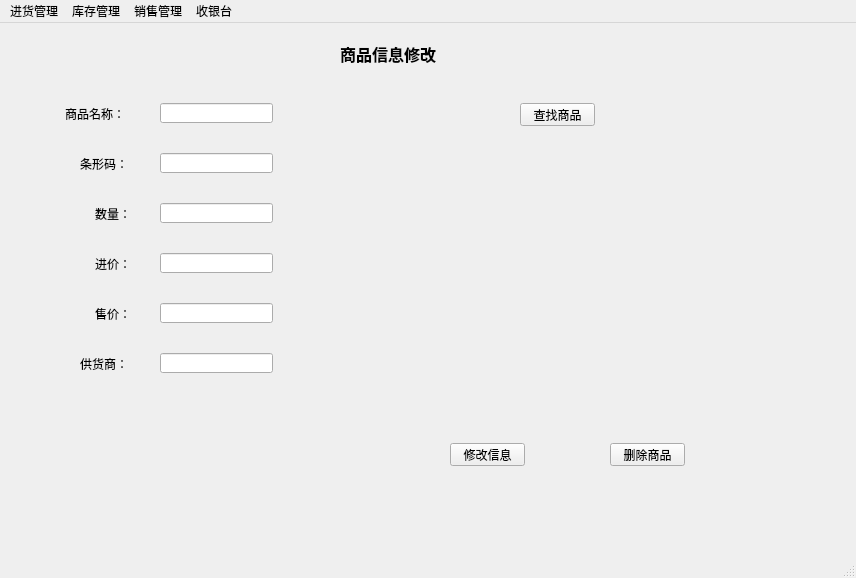
<?xml version="1.0" encoding="UTF-8"?>
<ui version="4.0">
 <class>MainWindow</class>
 <widget class="QMainWindow" name="MainWindow">
  <property name="geometry">
   <rect>
    <x>0</x>
    <y>0</y>
    <width>856</width>
    <height>578</height>
   </rect>
  </property>
  <property name="windowTitle">
   <string>MainWindow</string>
  </property>
  <widget class="QWidget" name="centralwidget">
   <widget class="QStackedWidget" name="stackedWidget">
    <property name="geometry">
     <rect>
      <x>0</x>
      <y>0</y>
      <width>851</width>
      <height>561</height>
     </rect>
    </property>
    <property name="currentIndex">
     <number>3</number>
    </property>
    <widget class="QWidget" name="page">
     <widget class="QLabel" name="label_7">
      <property name="geometry">
       <rect>
        <x>40</x>
        <y>359</y>
        <width>81</width>
        <height>21</height>
       </rect>
      </property>
      <property name="text">
       <string>缺货商品:</string>
      </property>
     </widget>
     <widget class="QLabel" name="label_8">
      <property name="geometry">
       <rect>
        <x>40</x>
        <y>50</y>
        <width>81</width>
        <height>21</height>
       </rect>
      </property>
      <property name="text">
       <string>当前商品：</string>
      </property>
     </widget>
     <widget class="QTextEdit" name="textEdit">
      <property name="geometry">
       <rect>
        <x>40</x>
        <y>390</y>
        <width>621</width>
        <height>131</height>
       </rect>
      </property>
      <property name="readOnly">
       <bool>true</bool>
      </property>
     </widget>
     <widget class="QLabel" name="label_20">
      <property name="geometry">
       <rect>
        <x>340</x>
        <y>10</y>
        <width>101</width>
        <height>30</height>
       </rect>
      </property>
      <property name="font">
       <font>
        <family>Century Schoolbook</family>
        <pointsize>12</pointsize>
        <weight>75</weight>
        <bold>true</bold>
       </font>
      </property>
      <property name="text">
       <string>库存浏览</string>
      </property>
     </widget>
     <widget class="QTableView" name="tableView">
      <property name="geometry">
       <rect>
        <x>40</x>
        <y>80</y>
        <width>621</width>
        <height>261</height>
       </rect>
      </property>
     </widget>
     <widget class="QPushButton" name="pushButton">
      <property name="geometry">
       <rect>
        <x>690</x>
        <y>100</y>
        <width>101</width>
        <height>31</height>
       </rect>
      </property>
      <property name="text">
       <string>查看库存</string>
      </property>
     </widget>
     <widget class="QPushButton" name="printbtn">
      <property name="geometry">
       <rect>
        <x>690</x>
        <y>170</y>
        <width>101</width>
        <height>31</height>
       </rect>
      </property>
      <property name="text">
       <string>打印库存清单</string>
      </property>
     </widget>
     <widget class="QPushButton" name="findbtn">
      <property name="geometry">
       <rect>
        <x>700</x>
        <y>430</y>
        <width>91</width>
        <height>31</height>
       </rect>
      </property>
      <property name="text">
       <string>查找</string>
      </property>
     </widget>
     <widget class="QTextEdit" name="information">
      <property name="geometry">
       <rect>
        <x>640</x>
        <y>550</y>
        <width>1</width>
        <height>1</height>
       </rect>
      </property>
      <property name="frameShape">
       <enum>QFrame::NoFrame</enum>
      </property>
     </widget>
    </widget>
    <widget class="QWidget" name="page_4">
     <widget class="QLabel" name="label_9">
      <property name="geometry">
       <rect>
        <x>340</x>
        <y>10</y>
        <width>141</width>
        <height>30</height>
       </rect>
      </property>
      <property name="font">
       <font>
        <family>Century Schoolbook</family>
        <pointsize>12</pointsize>
        <weight>75</weight>
        <italic>false</italic>
        <bold>true</bold>
       </font>
      </property>
      <property name="styleSheet">
       <string notr="true"/>
      </property>
      <property name="text">
       <string>商品销售情况</string>
      </property>
     </widget>
     <widget class="QTextEdit" name="list_2">
      <property name="geometry">
       <rect>
        <x>20</x>
        <y>90</y>
        <width>731</width>
        <height>261</height>
       </rect>
      </property>
      <property name="readOnly">
       <bool>true</bool>
      </property>
     </widget>
     <widget class="QPushButton" name="printbtn_2">
      <property name="geometry">
       <rect>
        <x>650</x>
        <y>380</y>
        <width>101</width>
        <height>31</height>
       </rect>
      </property>
      <property name="text">
       <string>打印销售清单</string>
      </property>
     </widget>
     <widget class="QPushButton" name="totalbtn">
      <property name="geometry">
       <rect>
        <x>320</x>
        <y>450</y>
        <width>75</width>
        <height>31</height>
       </rect>
      </property>
      <property name="text">
       <string>统计</string>
      </property>
     </widget>
     <widget class="QLabel" name="label_11">
      <property name="geometry">
       <rect>
        <x>70</x>
        <y>455</y>
        <width>81</width>
        <height>20</height>
       </rect>
      </property>
      <property name="text">
       <string>总收入情况：</string>
      </property>
     </widget>
     <widget class="QTextEdit" name="totaltext">
      <property name="geometry">
       <rect>
        <x>170</x>
        <y>450</y>
        <width>104</width>
        <height>31</height>
       </rect>
      </property>
      <property name="readOnly">
       <bool>true</bool>
      </property>
     </widget>
    </widget>
    <widget class="QWidget" name="page_3">
     <widget class="QLabel" name="label_12">
      <property name="geometry">
       <rect>
        <x>50</x>
        <y>80</y>
        <width>71</width>
        <height>21</height>
       </rect>
      </property>
      <property name="text">
       <string>商品名称:</string>
      </property>
     </widget>
     <widget class="QLineEdit" name="name_3">
      <property name="geometry">
       <rect>
        <x>140</x>
        <y>80</y>
        <width>113</width>
        <height>20</height>
       </rect>
      </property>
     </widget>
     <widget class="QPushButton" name="incar">
      <property name="geometry">
       <rect>
        <x>450</x>
        <y>75</y>
        <width>101</width>
        <height>31</height>
       </rect>
      </property>
      <property name="text">
       <string>添加至购物车</string>
      </property>
     </widget>
     <widget class="QLabel" name="label_13">
      <property name="geometry">
       <rect>
        <x>50</x>
        <y>120</y>
        <width>71</width>
        <height>20</height>
       </rect>
      </property>
      <property name="text">
       <string>已购商品：</string>
      </property>
     </widget>
     <widget class="QTextEdit" name="cargoods">
      <property name="geometry">
       <rect>
        <x>660</x>
        <y>420</y>
        <width>1</width>
        <height>1</height>
       </rect>
      </property>
      <property name="frameShape">
       <enum>QFrame::NoFrame</enum>
      </property>
      <property name="frameShadow">
       <enum>QFrame::Plain</enum>
      </property>
      <property name="readOnly">
       <bool>true</bool>
      </property>
     </widget>
     <widget class="QLabel" name="label_14">
      <property name="geometry">
       <rect>
        <x>80</x>
        <y>445</y>
        <width>51</width>
        <height>21</height>
       </rect>
      </property>
      <property name="text">
       <string>共计</string>
      </property>
     </widget>
     <widget class="QTextEdit" name="totalprice">
      <property name="geometry">
       <rect>
        <x>140</x>
        <y>440</y>
        <width>104</width>
        <height>31</height>
       </rect>
      </property>
      <property name="readOnly">
       <bool>true</bool>
      </property>
     </widget>
     <widget class="QPushButton" name="paytotal">
      <property name="geometry">
       <rect>
        <x>570</x>
        <y>440</y>
        <width>91</width>
        <height>31</height>
       </rect>
      </property>
      <property name="text">
       <string>结算</string>
      </property>
     </widget>
     <widget class="QPushButton" name="printbtn_3">
      <property name="geometry">
       <rect>
        <x>400</x>
        <y>440</y>
        <width>111</width>
        <height>31</height>
       </rect>
      </property>
      <property name="text">
       <string>打印购物清单</string>
      </property>
     </widget>
     <widget class="QSpinBox" name="number">
      <property name="geometry">
       <rect>
        <x>310</x>
        <y>80</y>
        <width>71</width>
        <height>21</height>
       </rect>
      </property>
     </widget>
     <widget class="QLabel" name="label_22">
      <property name="geometry">
       <rect>
        <x>340</x>
        <y>19</y>
        <width>101</width>
        <height>21</height>
       </rect>
      </property>
      <property name="font">
       <font>
        <family>Century Schoolbook</family>
        <pointsize>12</pointsize>
        <weight>75</weight>
        <bold>true</bold>
       </font>
      </property>
      <property name="text">
       <string>消费结算</string>
      </property>
     </widget>
     <widget class="QTableView" name="tableView_2">
      <property name="geometry">
       <rect>
        <x>50</x>
        <y>160</y>
        <width>631</width>
        <height>261</height>
       </rect>
      </property>
     </widget>
    </widget>
    <widget class="QWidget" name="page_5">
     <widget class="QPushButton" name="findbtn_2">
      <property name="geometry">
       <rect>
        <x>520</x>
        <y>80</y>
        <width>75</width>
        <height>23</height>
       </rect>
      </property>
      <property name="text">
       <string>查找商品</string>
      </property>
     </widget>
     <widget class="QPushButton" name="changebtn">
      <property name="geometry">
       <rect>
        <x>450</x>
        <y>420</y>
        <width>75</width>
        <height>23</height>
       </rect>
      </property>
      <property name="text">
       <string>修改信息</string>
      </property>
     </widget>
     <widget class="QPushButton" name="deletebtn">
      <property name="geometry">
       <rect>
        <x>610</x>
        <y>420</y>
        <width>75</width>
        <height>23</height>
       </rect>
      </property>
      <property name="text">
       <string>删除商品</string>
      </property>
     </widget>
     <widget class="QLabel" name="label_10">
      <property name="geometry">
       <rect>
        <x>65</x>
        <y>80</y>
        <width>71</width>
        <height>21</height>
       </rect>
      </property>
      <property name="text">
       <string>商品名称：</string>
      </property>
     </widget>
     <widget class="QLabel" name="label_15">
      <property name="geometry">
       <rect>
        <x>80</x>
        <y>130</y>
        <width>71</width>
        <height>21</height>
       </rect>
      </property>
      <property name="text">
       <string>条形码：</string>
      </property>
     </widget>
     <widget class="QLineEdit" name="goodname_2">
      <property name="geometry">
       <rect>
        <x>160</x>
        <y>80</y>
        <width>113</width>
        <height>20</height>
       </rect>
      </property>
     </widget>
     <widget class="QLineEdit" name="barcode_2">
      <property name="geometry">
       <rect>
        <x>160</x>
        <y>130</y>
        <width>113</width>
        <height>20</height>
       </rect>
      </property>
      <property name="readOnly">
       <bool>false</bool>
      </property>
     </widget>
     <widget class="QLineEdit" name="amount_2">
      <property name="geometry">
       <rect>
        <x>160</x>
        <y>180</y>
        <width>113</width>
        <height>20</height>
       </rect>
      </property>
      <property name="readOnly">
       <bool>false</bool>
      </property>
     </widget>
     <widget class="QLineEdit" name="outprice">
      <property name="geometry">
       <rect>
        <x>160</x>
        <y>280</y>
        <width>113</width>
        <height>20</height>
       </rect>
      </property>
      <property name="readOnly">
       <bool>false</bool>
      </property>
     </widget>
     <widget class="QLineEdit" name="inprice">
      <property name="geometry">
       <rect>
        <x>160</x>
        <y>230</y>
        <width>113</width>
        <height>20</height>
       </rect>
      </property>
      <property name="readOnly">
       <bool>false</bool>
      </property>
     </widget>
     <widget class="QLineEdit" name="sup_2">
      <property name="geometry">
       <rect>
        <x>160</x>
        <y>330</y>
        <width>113</width>
        <height>20</height>
       </rect>
      </property>
      <property name="readOnly">
       <bool>false</bool>
      </property>
     </widget>
     <widget class="QLabel" name="label_16">
      <property name="geometry">
       <rect>
        <x>95</x>
        <y>230</y>
        <width>61</width>
        <height>21</height>
       </rect>
      </property>
      <property name="text">
       <string>进价：</string>
      </property>
     </widget>
     <widget class="QLabel" name="label_17">
      <property name="geometry">
       <rect>
        <x>95</x>
        <y>180</y>
        <width>71</width>
        <height>21</height>
       </rect>
      </property>
      <property name="text">
       <string>数量：</string>
      </property>
     </widget>
     <widget class="QLabel" name="label_18">
      <property name="geometry">
       <rect>
        <x>95</x>
        <y>280</y>
        <width>61</width>
        <height>21</height>
       </rect>
      </property>
      <property name="text">
       <string>售价：</string>
      </property>
     </widget>
     <widget class="QLabel" name="label_19">
      <property name="geometry">
       <rect>
        <x>80</x>
        <y>330</y>
        <width>61</width>
        <height>21</height>
       </rect>
      </property>
      <property name="text">
       <string>供货商：</string>
      </property>
     </widget>
     <widget class="QLabel" name="label_23">
      <property name="geometry">
       <rect>
        <x>340</x>
        <y>10</y>
        <width>141</width>
        <height>41</height>
       </rect>
      </property>
      <property name="font">
       <font>
        <family>Century Schoolbook</family>
        <pointsize>12</pointsize>
        <weight>75</weight>
        <bold>true</bold>
       </font>
      </property>
      <property name="text">
       <string>商品信息修改</string>
      </property>
     </widget>
    </widget>
    <widget class="QWidget" name="page_2">
     <widget class="QLabel" name="label">
      <property name="geometry">
       <rect>
        <x>43</x>
        <y>92</y>
        <width>81</width>
        <height>20</height>
       </rect>
      </property>
      <property name="text">
       <string>商品名称:</string>
      </property>
     </widget>
     <widget class="QLabel" name="label_2">
      <property name="geometry">
       <rect>
        <x>43</x>
        <y>190</y>
        <width>81</width>
        <height>20</height>
       </rect>
      </property>
      <property name="text">
       <string>商品数量:</string>
      </property>
     </widget>
     <widget class="QLabel" name="label_3">
      <property name="geometry">
       <rect>
        <x>43</x>
        <y>240</y>
        <width>81</width>
        <height>20</height>
       </rect>
      </property>
      <property name="text">
       <string>进货价格：</string>
      </property>
     </widget>
     <widget class="QLabel" name="label_4">
      <property name="geometry">
       <rect>
        <x>43</x>
        <y>290</y>
        <width>81</width>
        <height>20</height>
       </rect>
      </property>
      <property name="text">
       <string>销售价格：</string>
      </property>
     </widget>
     <widget class="QLabel" name="label_5">
      <property name="geometry">
       <rect>
        <x>53</x>
        <y>340</y>
        <width>71</width>
        <height>20</height>
       </rect>
      </property>
      <property name="text">
       <string>供货商：</string>
      </property>
     </widget>
     <widget class="QLineEdit" name="goodname">
      <property name="geometry">
       <rect>
        <x>140</x>
        <y>90</y>
        <width>110</width>
        <height>20</height>
       </rect>
      </property>
     </widget>
     <widget class="QLineEdit" name="barcode">
      <property name="geometry">
       <rect>
        <x>140</x>
        <y>140</y>
        <width>110</width>
        <height>20</height>
       </rect>
      </property>
     </widget>
     <widget class="QLineEdit" name="amount">
      <property name="geometry">
       <rect>
        <x>140</x>
        <y>190</y>
        <width>110</width>
        <height>20</height>
       </rect>
      </property>
     </widget>
     <widget class="QLineEdit" name="inPrice">
      <property name="geometry">
       <rect>
        <x>140</x>
        <y>240</y>
        <width>113</width>
        <height>21</height>
       </rect>
      </property>
     </widget>
     <widget class="QLineEdit" name="outPrice">
      <property name="geometry">
       <rect>
        <x>140</x>
        <y>290</y>
        <width>113</width>
        <height>20</height>
       </rect>
      </property>
     </widget>
     <widget class="QPushButton" name="input">
      <property name="geometry">
       <rect>
        <x>320</x>
        <y>380</y>
        <width>91</width>
        <height>31</height>
       </rect>
      </property>
      <property name="text">
       <string>入库</string>
      </property>
     </widget>
     <widget class="QLabel" name="label_6">
      <property name="geometry">
       <rect>
        <x>57</x>
        <y>140</y>
        <width>61</width>
        <height>20</height>
       </rect>
      </property>
      <property name="text">
       <string>条形码：</string>
      </property>
     </widget>
     <widget class="QLineEdit" name="sup">
      <property name="geometry">
       <rect>
        <x>140</x>
        <y>340</y>
        <width>113</width>
        <height>20</height>
       </rect>
      </property>
     </widget>
     <widget class="QLabel" name="label_21">
      <property name="geometry">
       <rect>
        <x>340</x>
        <y>10</y>
        <width>100</width>
        <height>30</height>
       </rect>
      </property>
      <property name="font">
       <font>
        <family>Century Schoolbook</family>
        <pointsize>12</pointsize>
        <weight>75</weight>
        <bold>true</bold>
       </font>
      </property>
      <property name="text">
       <string>商品入库</string>
      </property>
     </widget>
    </widget>
   </widget>
  </widget>
  <widget class="QMenuBar" name="menubar">
   <property name="geometry">
    <rect>
     <x>0</x>
     <y>0</y>
     <width>856</width>
     <height>26</height>
    </rect>
   </property>
   <widget class="QMenu" name="incontrol">
    <property name="title">
     <string>进货管理</string>
    </property>
    <addaction name="ingood"/>
   </widget>
   <widget class="QMenu" name="stockcontrol">
    <property name="title">
     <string>库存管理</string>
    </property>
    <addaction name="stock"/>
    <addaction name="change"/>
   </widget>
   <widget class="QMenu" name="incomecontrol">
    <property name="title">
     <string>销售管理</string>
    </property>
    <addaction name="income"/>
   </widget>
   <widget class="QMenu" name="salecontrol">
    <property name="title">
     <string>收银台</string>
    </property>
    <addaction name="sale"/>
   </widget>
   <addaction name="incontrol"/>
   <addaction name="stockcontrol"/>
   <addaction name="incomecontrol"/>
   <addaction name="salecontrol"/>
  </widget>
  <widget class="QStatusBar" name="statusbar"/>
  <action name="ingood">
   <property name="text">
    <string>进货</string>
   </property>
  </action>
  <action name="stock">
   <property name="text">
    <string>库存查看</string>
   </property>
  </action>
  <action name="income">
   <property name="text">
    <string>账目</string>
   </property>
  </action>
  <action name="sale">
   <property name="text">
    <string>结算</string>
   </property>
  </action>
  <action name="change">
   <property name="text">
    <string>信息修改</string>
   </property>
  </action>
 </widget>
 <tabstops>
  <tabstop>textEdit</tabstop>
  <tabstop>tableView</tabstop>
  <tabstop>pushButton</tabstop>
  <tabstop>printbtn</tabstop>
  <tabstop>findbtn</tabstop>
  <tabstop>information</tabstop>
  <tabstop>list_2</tabstop>
  <tabstop>printbtn_2</tabstop>
  <tabstop>totalbtn</tabstop>
  <tabstop>totaltext</tabstop>
  <tabstop>name_3</tabstop>
  <tabstop>incar</tabstop>
  <tabstop>number</tabstop>
  <tabstop>cargoods</tabstop>
  <tabstop>totalprice</tabstop>
  <tabstop>paytotal</tabstop>
  <tabstop>printbtn_3</tabstop>
  <tabstop>tableView_2</tabstop>
  <tabstop>findbtn_2</tabstop>
  <tabstop>changebtn</tabstop>
  <tabstop>deletebtn</tabstop>
  <tabstop>goodname_2</tabstop>
  <tabstop>barcode_2</tabstop>
  <tabstop>amount_2</tabstop>
  <tabstop>inprice</tabstop>
  <tabstop>outprice</tabstop>
  <tabstop>sup_2</tabstop>
  <tabstop>goodname</tabstop>
  <tabstop>barcode</tabstop>
  <tabstop>amount</tabstop>
  <tabstop>inPrice</tabstop>
  <tabstop>outPrice</tabstop>
  <tabstop>sup</tabstop>
  <tabstop>input</tabstop>
 </tabstops>
 <resources/>
 <connections/>
</ui>
